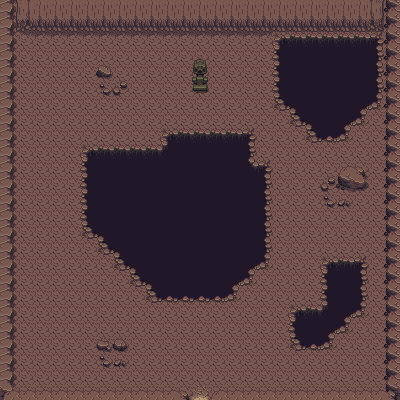

A level layout from a 2D game, rendered from its tile map. Below: a short description, then the map file with tile-grid data replaced by summaries:
An orthogonal 25x25 tile map with 16x16 px tiles, 4 tile layers (piso, paredes, abismo, adornos) and 23 objects.

<map version="1.8" tiledversion="1.8.2" orientation="orthogonal" renderorder="right-down" width="25" height="25" tilewidth="16" tileheight="16" infinite="0" nextlayerid="6" nextobjectid="25">
 <tileset firstgid="1" source="Cave.tsx" />
 <layer id="1" name="piso" width="25" height="25">
  <data>[625 cells, 625 non-empty, 1 distinct tile ids]</data>
 </layer>
 <layer id="2" name="paredes" width="25" height="25">
  <data>[625 cells, 141 non-empty, 16 distinct tile ids]</data>
 </layer>
 <layer id="4" name="abismo" width="25" height="25">
  <data>[625 cells, 176 non-empty, 13 distinct tile ids]</data>
 </layer>
 <layer id="5" name="adornos" width="25" height="25">
  <data>[625 cells, 18 non-empty, 14 distinct tile ids]</data>
 </layer>
 <objectgroup id="3" name="colisiones">
  <object id="1" x="-0.00208333" y="390.98" width="188.972" height="9.02354" />
  <object id="2" x="211.013" y="390.97" width="188.972" height="9.02354" />
  <object id="3" x="0" y="-0.00568182" width="12.9976" height="390.932" />
  <object id="4" x="386.999" y="-0.0243333" width="12.9976" height="390.932" />
  <object id="5" x="13.0444" y="0.0263889" width="373.893" height="30.9708" />
  <object id="6" x="193.063" y="90.9375">
   <polygon points="0,0 13.9063,-0.0707703 14.9688,-10.5802 15,-15.6402 14.0625,-20.5942 14.0313,-25.8666 -0.03125,-26.0435 0.09375,-20.4172 -0.9375,-15.7464 -1.03125,-10.2617" />
  </object>
  <object id="7" x="338.011" y="182.815">
   <polygon points="0,0 3.03125,3 6,3.84375 9.125,4.96875 13.0313,5.9375 24.9688,6.125 27.9375,3.78125 27.9688,-0.96875 26.9688,-4.03125 25.9063,-6.125 24.9688,-8.875 25.0625,-10.0938 25,-13.8125 24,-15.8125 20.8438,-16.9375 19.125,-16.8125 18.0313,-16.0313 14.6563,-16 14,-16.8125 9.0625,-16.875 8.375,-16 4.0625,-15.9375 2,-12.7813 0.03125,-9.71875 -0.03125,-0.3125" />
  </object>
  <object id="8" x="321.987" y="189.025">
   <polygon points="0,0 1.08889,1.08889 3.95556,1.08889 5.06667,0.0222222 6,-1.04444 6,-2.88889 6.02222,-3.88889 4.93333,-5.88889 -0.0222222,-5.84444 -0.933333,-3.75556 -0.977778,-1.95556" />
  </object>
  <object id="9" x="327.978" y="181.078">
   <polygon points="0,0 2.03125,2.07813 5.95313,2.07813 6.95313,1 6.95313,-1.84375 5.98438,-2.98438 4.9375,-4 1.04688,-4 0.046875,-2.96875" />
  </object>
  <object id="10" x="114.003" y="92.9402">
   <polygon points="0,0 1.08889,1.08889 3.95556,1.08889 5.06667,0.0222222 6,-1.04444 6,-2.88889 6.02222,-3.88889 4.93333,-5.88889 -0.0222222,-5.84444 -0.933333,-3.75556 -0.977778,-1.95556" />
  </object>
  <object id="11" x="119.994" y="84.9932">
   <polygon points="0,0 2.03125,2.07813 5.95313,2.07813 6.95313,1 6.95313,-1.84375 5.98438,-2.98438 4.9375,-4 1.04688,-4 0.046875,-2.96875" />
  </object>
  <object id="12" x="114.032" y="347.911">
   <polygon points="0,0 2.02222,1.04444 4.13333,2 5.93333,2 6.93333,1.02222 8.02222,2.04444 9.82222,1.97778 12.8667,-0.933333 12.9556,-3.91111 10.8889,-7.06667 8.8,-9 1.91111,-8.93333 -0.0444444,-6.86667" />
  </object>
  <object id="13" x="100.018" y="358.129">
   <polygon points="0,0 0.977778,1.02222 2.95556,1 4.06667,-0.0666667 3.95556,-2.17778 2.97778,-3.08889 1.08889,-3 -0.0222222,-2.04444" />
  </object>
  <object id="14" x="103.018" y="364.04">
   <polygon points="0,0 4.08889,2.91111 4.95556,2.88889 5.97778,1.91111 5.97778,0.177778 5.91111,-3.04444 4.93333,-4.08889 1.95556,-4.02222 0,-1.93333" />
  </object>
  <object id="15" x="100.031" y="86.1928">
   <polygon points="0,0 0.977778,1.02222 2.95556,1 4.06667,-0.0666667 3.95556,-2.17778 2.97778,-3.08889 1.08889,-3 -0.0222222,-2.04444" />
  </object>
  <object id="16" x="103.031" y="92.1039">
   <polygon points="0,0 4.08889,2.91111 4.95556,2.88889 5.97778,1.91111 5.97778,0.177778 5.91111,-3.04444 4.93333,-4.08889 1.95556,-4.02222 0,-1.93333" />
  </object>
  <object id="17" x="324.022" y="199.067">
   <polygon points="0,0 0.977778,1.02222 2.95556,1 4.06667,-0.0666667 3.95556,-2.17778 2.97778,-3.08889 1.08889,-3 -0.0222222,-2.04444" />
  </object>
  <object id="18" x="327.022" y="204.978">
   <polygon points="0,0 4.08889,2.91111 4.95556,2.88889 5.97778,1.91111 5.97778,0.177778 5.91111,-3.04444 4.93333,-4.08889 1.95556,-4.02222 0,-1.93333" />
  </object>
  <object id="19" x="98" y="70.087">
   <polygon points="0,0 -1.11111,3.06667 -1,4.06667 -0.0444444,5.02222 0.0222222,5.91111 3.24444,5.95556 3.95556,6.88889 9,7 9.55556,6.13333 11.8667,6.02222 13,4.91111 13,-0.911111 11.8,-2.95556 9.86667,-3.82222 4.8,-4.75556 1.95556,-4.82222 1.04444,-3.93333 -0.155556,-2.8" />
  </object>
  <object id="20" x="97.0313" y="346.875">
   <polygon points="0,0 2.07813,2.17188 6.04688,2.15625 6.46875,1.125 7.6875,1.07813 7.98438,1.96875 9.04688,2.03125 9.40625,1.17188 10.125,2.98438 11.0625,3.92188 13.0781,3.98438 13.9375,2.95313 14.0156,0.1875 12.9844,-0.90625 12,-1.92188 11.9844,-4.95313 9.98438,-5.90625 6.57813,-5.96875 6.01563,-6.84375 2.0625,-6.92188 1.09375,-5.92188 0,-4.82813" />
  </object>
  <object id="21" x="156" y="303.031">
   <polygon points="0,0 -3.03125,0 -4.81818,-2.5767 -4.90909,-6.4858 -9.09091,-10.5767 -9.36364,-12.9403 -11.4545,-16.8494 -14.7273,-17.1222 -16,-15.5767 -19.5455,-15.9403 -21,-19.2131 -20.9091,-21.9403 -24.8182,-25.8494 -25.5455,-29.2131 -27.7273,-32.8494 -30.3636,-33.0313 -32.3636,-31.5767 -35.2727,-32.0313 -37,-36.4858 -37.7273,-38.8494 -40.9091,-41.7585 -41.6364,-46.0313 -43.9091,-49.0313 -46.9091,-48.8494 -51.3636,-48.2131 -52.6364,-54.3949 -57.3636,-58.2131 -58.2727,-63.5767 -62.5455,-65.8494 -67.8182,-64.304 -69.1818,-70.7585 -73.0909,-74.1222 -74.9091,-80.7585 -75.8182,-86.1222 -75.0909,-91.304 -75,-96.3949 -76,-102.395 -75.0909,-107.577 -74.7273,-112.849 -75.9091,-118.668 -75.3636,-123.759 -74.6364,-128.94 -75.7273,-134.577 -74.7273,-140.122 -75.6364,-147.395 -73.6364,-153.122 -69.7273,-155.486 -65.6364,-155.213 -61.8182,-157.94 -58.6364,-157.94 -54.9091,-157.668 -49.9091,-158.304 -43.5455,-158.213 -41.7273,-157.031 -38.9091,-158.395 -34.1818,-158.486 -31.7273,-157.213 -29.5455,-158.577 -27.3636,-158.395 -25.9091,-156.759 -23.7273,-158.122 -21.0909,-157.395 -19.2727,-158.213 -16.6364,-157.486 -15.4545,-156.94 -13.1818,-158.577 -11.1818,-158.304 -9.81818,-156.577 -8,-158.122 -6.27273,-158.395 -4.90909,-157.304 -3.27273,-158.486 -1.27273,-158.304 0.272727,-156.668 2.81818,-158.668 4.27273,-160.122 3.90909,-163.304 5.72727,-165.577 6,-169.122 10,-171.031 12.2727,-170.395 14.1818,-172.031 18.4545,-174.031 21.6364,-173.759 25.6364,-174.213 30.2727,-174.213 36.0909,-173.94 40.8182,-173.94 46,-173.849 51.4545,-173.94 57,-173.759 61.8182,-174.031 67.1818,-173.849 72.9091,-173.668 77.1818,-173.759 83.6364,-173.577 89.9091,-173.94 95,-172.304 97,-169.668 100.364,-167.668 100.636,-165.395 98.6364,-161.759 98.9091,-156.849 99.9091,-153.668 99.9091,-151.031 97.7273,-148.94 98,-144.849 99.5455,-141.759 105.455,-142.304 110.455,-140.759 113,-138.395 115.909,-134.304 115.727,-131.395 114.364,-127.94 115.273,-125.304 115.545,-121.122 113.909,-115.668 115,-110.395 115.909,-104.304 114.091,-100.031 115,-94.1222 115.364,-88.3949 113.909,-83.5767 115,-78.4858 115.727,-72.4858 113.818,-67.4858 114.818,-62.0313 115.364,-57.6676 114.091,-51.9403 115.091,-46.2131 112.636,-40.1222 108.636,-34.7585 102.364,-32.8494 98.7273,-30.0313 97.0909,-23.9403 92.8182,-18.7585 86.2727,-16.9403 83.4545,-14.8494 80.7273,-8.12216 77.4545,-2.12216 70,-1.12216 60.7273,-0.940341 50.8182,-0.849432 43.5455,-0.940341 35.2727,-0.758523 28.8182,-1.21307 18.0909,-0.758523 12.3636,-1.94034 3.72727,-0.758523" />
  </object>
  </objectgroup>
</map>
<!-- 2 of 23 objects omitted -->
